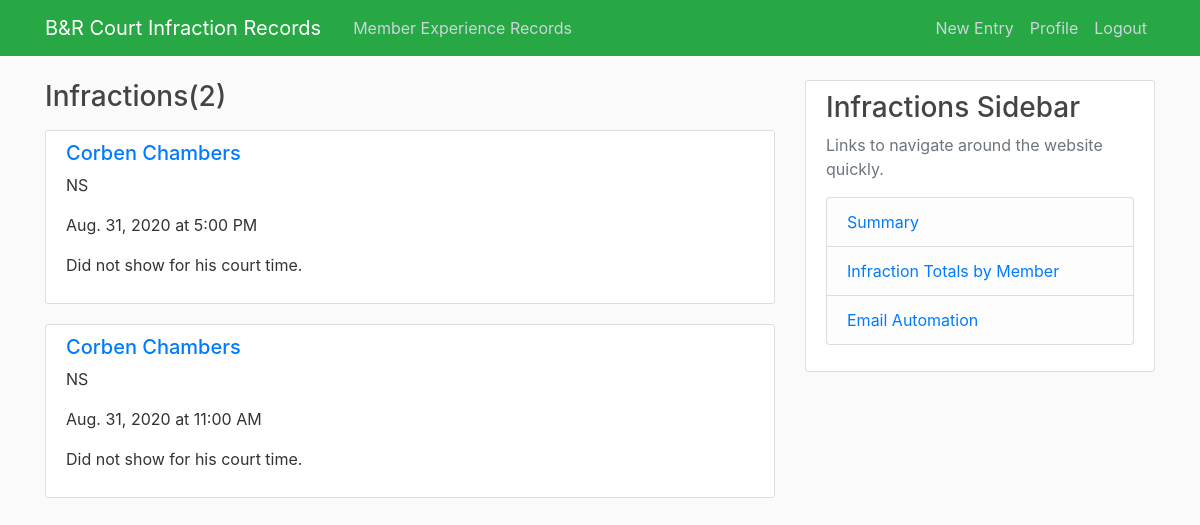
Screenshot of /courtinfractions/summary/name/4073 (signed in) with the database file from the repository.
### courtinfractions/models.py (models this page shows, shortened)
class courtInf(models.Model):
    codeInf = [
        ('LC1', 'Late Cancel'),
        ('NS1', 'No Show'),
        ('SD1', 'Singles to Doubles'),
        ('GN1', 'Guest Name'),
        ('OTH', 'Other (Please specify in notes)'),
    ]
    codeTime = [
        ('5:40 AM', '5:40 AM'),
        ('6:00 AM', '6:00 AM'),
        ('6:20 AM', '6:20 AM'),
        ('7:00 AM', '7:00 AM'),
        ('7:40 AM', '7:40 AM'),
        ('8:00 AM', '8:00 AM'),
        ('8:20 AM', '8:20 AM'),
        ('9:00 AM', '9:00 AM'),
        ('9:40 AM', '9:40 AM'),
        ('10:00 AM', '10:00 AM'),
        ('10:20 AM', '10:20 AM'),
        ('11:00 AM', '11:00 AM'),
        ('11:40 AM', '11:40 AM'),
        ('12:00 PM', '12:00 PM'),
        ('12:15 PM', '12:15 PM'),
        ('12:20 PM', '12:20 PM'),
        ('1:00 PM', '1:00 PM'),
        ('1:15 PM', '1:15 PM'),
        ('1:40 PM', '1:40 PM'),
        ('2:00 PM', '2:00 PM'),
        ('2:15 PM', '2:15 PM'),
        ('2:20 PM', '2:20 PM'),
        ('3:00 PM', '3:00 PM'),
        ('3:30 PM', '3:30 PM'),
        ('3:40 PM', '3:40 PM'),
        ('4:00 PM', '4:00 PM'),
        ('4:20 PM', '4:20 PM'),
        ('4:30 PM', '4:30 PM'),
        ('5:00 PM', '5:00 PM'),
        ('5:30 PM', '5:30 PM'),
        ('5:40 PM', '5:40 PM'),
        ('6:00 PM', '6:00 PM'),
        ('6:20 PM', '6:20 PM'),
        ('6:30 PM', '6:30 PM'),
        ('7:00 PM', '7:00 PM'),
        ('7:30 PM', '7:30 PM'),
        ('7:40 PM', '7:40 PM'),
        ('8:00 PM', '8:00 PM'),
        ('8:20 PM', '8:20 PM'),
        ('8:30 PM', '8:30 PM'),
        ('9:00 PM', '9:00 PM'),
        ('9:30 PM', '9:30 PM'),
        ('9:40 PM', '9:40 PM'),
    ]
    name = models.ForeignKey(contactInfo, on_delete=models.PROTECT)
    sport = models.CharField(max_length=2, choices=[
        ('TN', 'Tennis'), ('SQ', 'Squash'), ('BM', 'Badminton'),
        ('PB', 'Pickleball'), ('PT', 'Platform Tennis')
    ])
    infraction = models.CharField(max_length=3, choices=codeInf)
    date = models.DateField(default=timezone.now)
    courtTime = models.CharField(max_length=8, choices=codeTime)
    notes = models.TextField(blank=True)
    date_created = models.DateTimeField(default=timezone.now)
    author = models.ForeignKey(User, on_delete=models.PROTECT)

class contactInfo(models.Model):
    memberName = models.CharField(max_length=200)
    email = models.CharField(max_length=254)
    def __str__(self):
        return self.memberName

### courtinfractions/views.py (the view)
# urls.py: path('summary/name/<str:name_id>', CIMemberListView.as_view(), name='CI-member'),
class CIMemberListView(LoginRequiredMixin, ListView):
    model = courtInf
    template_name = 'courtinfractions/member_records.html'
    context_object_name = 'records'
    paginate_by = 5
    def get_queryset(self):
        return courtInf.objects.filter(name_id=self.kwargs.get('name_id')).order_by('-date_created')

### courtinfractions/templates/courtinfractions/member_records.html (shortened to what this page needs)
{% extends 'courtinfractions/base.html' %}
{% block content %}
<h3 class="mb-3">Infractions({{ page_obj.paginator.count }})</h3>
{% for record in records %}
<article class="media content-section">
    <div class="media-body">
        <h5><a class="article-content" href="{% url 'CI-record' record.id %}">{{ record.name }}</a></h5>
        <p>{{ record.infraction.0 }}{{ record.infraction.1 }}</p>
        <p class="article-content">{{ record.date }} at {{ record.courtTime }}</p>
        <p class="article-content">{{ record.notes }}</p>
    </div>
</article>
{% endfor %}
{% endblock content %}

### courtinfractions/static/courtinfractions/main.css (style rules this page uses)
body { background: #fafafa; color: #333333; margin-top: 5rem; }
h1, h2, h3, h4, h5, h6 { color: #444444; }
.content-section { background: #ffffff; padding: 10px 20px; border: 1px solid #dddddd; border-radius: 3px; margin-bottom: 20px; }
.article-content { white-space: pre-line; }

### rows the page displays
courtInf: name "Corben Chambers", infraction.0 "N", infraction.1 "S", date "Aug. 31, 2020", courtTime "5:00 PM", notes "Did not show for his court time."
courtInf: name "Corben Chambers", infraction.0 "N", infraction.1 "S", date "Aug. 31, 2020", courtTime "11:00 AM", notes "Did not show for his court time."

### other values shown
{{ page_obj.paginator.count }} "2"
